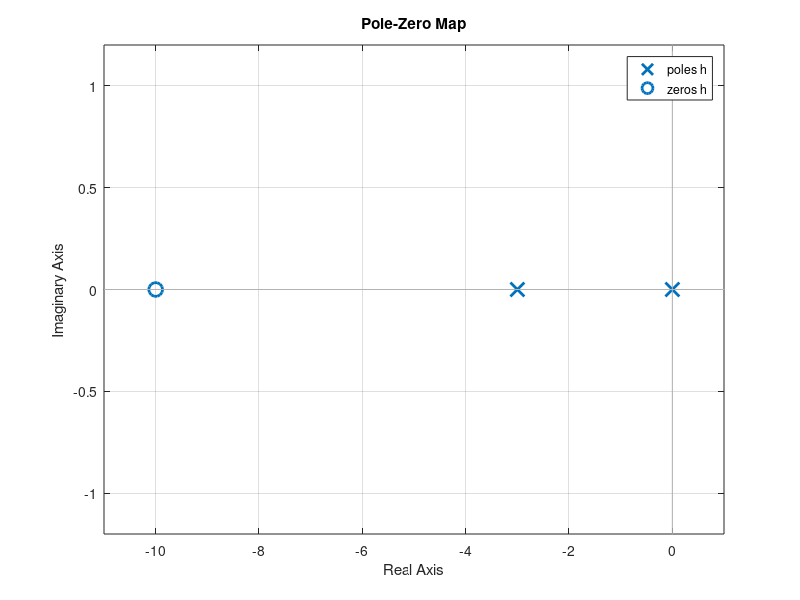

This figure's MATLAB source: (Note: this script raises an error after producing the figure.)
clc;clear;
h=10*tf([1 10],[1 3 0]);
figure 
pzmap(h);
grid on
gtext('Suraj-1541016149');
figure
bode(h);
gtext('Suraj-1541016149');